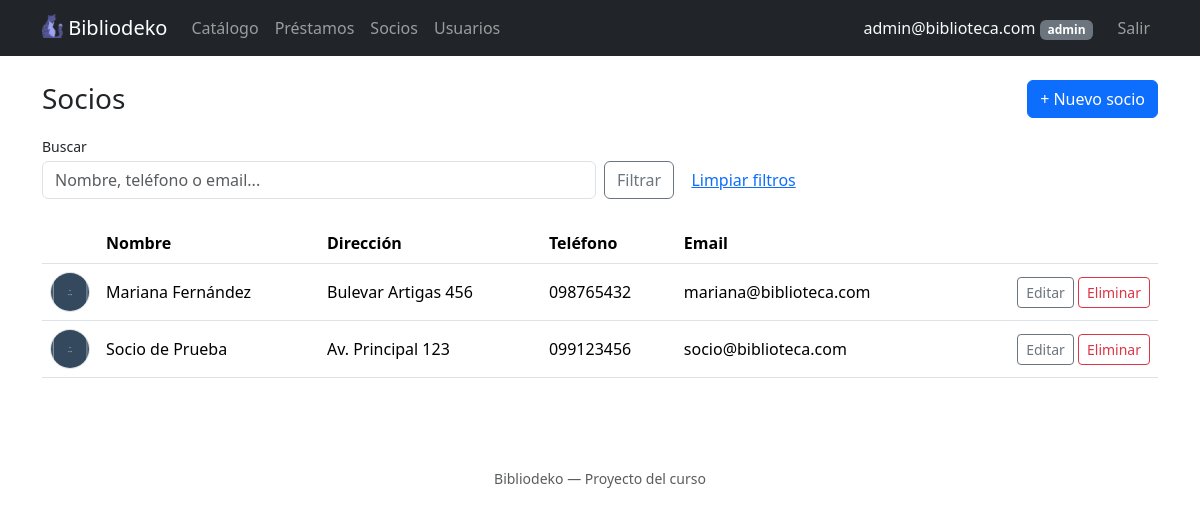
Before: /index.php?accion=listarSocios (signed in) with the older database file.
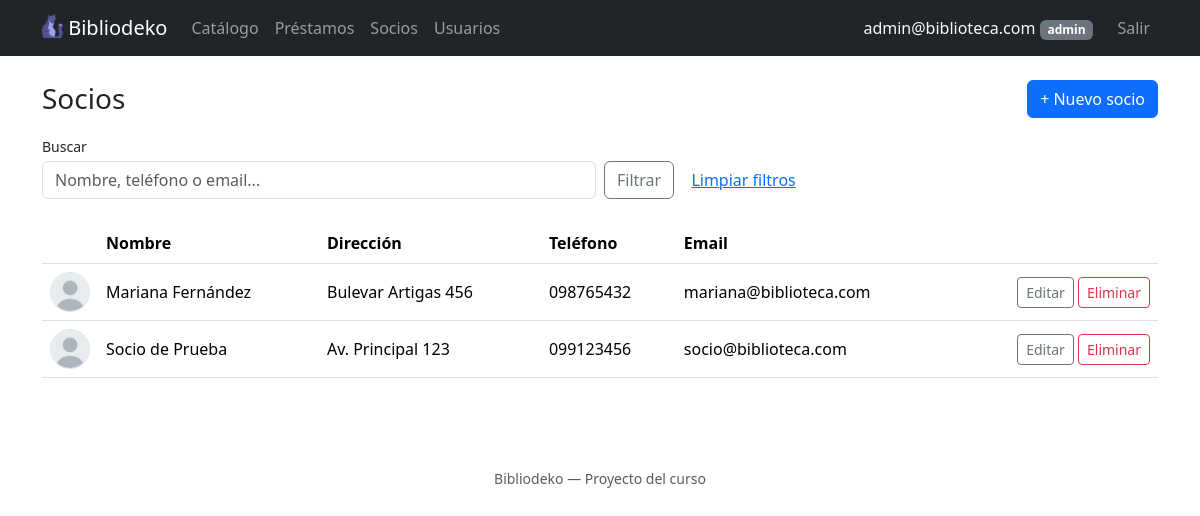
After: the same page with the newer database file.
### tables this page shows
CREATE TABLE IF NOT EXISTS socios (
    id          INT AUTO_INCREMENT PRIMARY KEY,
    usuario_id  INT NOT NULL UNIQUE,
    nombre      VARCHAR(100) NOT NULL,
    direccion   VARCHAR(255) NOT NULL,
    telefono    VARCHAR(20)  NOT NULL,
    foto        VARCHAR(100) NOT NULL DEFAULT 'avatar.png',
    FOREIGN KEY (usuario_id) REFERENCES usuarios(id) ON DELETE CASCADE
);

CREATE TABLE IF NOT EXISTS usuarios (
    id      INT AUTO_INCREMENT PRIMARY KEY,
    rol     ENUM('admin', 'socio') NOT NULL DEFAULT 'socio',
    email   VARCHAR(100) NOT NULL UNIQUE,
    pass    VARCHAR(255) NOT NULL
);

### controllers/SocioController.php (called while the page is built, shortened)
<?php
require_once __DIR__ . '/../models/Socio.php';
require_once __DIR__ . '/../models/Usuario.php';
function listarSocios() {
    global $pdo;
    $filtros = ['q' => trim($_GET['q'] ?? '')];
    $socios = Socio::listar($pdo, $filtros);
    require __DIR__ . '/../views/socios/listar.php';
}

### helpers.php (called while the page is built, shortened)
<?php
function esAdmin() {
    return isset($_SESSION['usuario']) && $_SESSION['usuario']['rol'] === 'admin';
}

### models/Socio.php (called while the page is built, shortened)
<?php
require_once __DIR__ . '/Usuario.php';
class Socio {
    private $id;
    private $usuario;
    private $nombre;
    private $direccion;
    private $telefono;
    private $foto;
    public function __construct($id, $usuario, $nombre, $direccion, $telefono, $foto) {
        $this->id = $id;
        $this->usuario = $usuario;
        $this->nombre = $nombre;
        $this->direccion = $direccion;
        $this->telefono = $telefono;
        $this->foto = $foto;
    }
    public function getId() { return $this->id; }
    public function getUsuario() { return $this->usuario; }
    public function getNombre() { return $this->nombre; }
    public function getDireccion() { return $this->direccion; }
    public function getTelefono() { return $this->telefono; }
    public function getFoto() { return $this->foto; }
    public static function listar($pdo, $filtros = []) {
        $filtros = array_merge(['q' => ''], $filtros);
        $parametros = [];
        $sql = "
            SELECT s.*, u.rol, u.email, u.pass
            FROM socios s
            INNER JOIN usuarios u ON s.usuario_id = u.id
        ";
        $sql .= ' ORDER BY s.nombre';
        $stmt = $pdo->prepare($sql);
        $stmt->execute($parametros);
        $filas = $stmt->fetchAll();
        $socios = [];
        foreach ($filas as $f) {
            $usuario = new Usuario($f['usuario_id'], $f['rol'], $f['email'], $f['pass']);
            $socios[] = new Socio($f['id'], $usuario, $f['nombre'], $f['direccion'], $f['telefono'], $f['foto']);
        }
        return $socios;
    }
}

### models/Usuario.php (called while the page is built, shortened)
<?php
class Usuario {
    private $email;
    public function __construct($id, $rol, $email, $pass) {
        $this->email = $email;
    }
    public function getEmail() { return $this->email; }
}

### views/socios/listar.php (the view, shortened to what this page needs)
<?php require __DIR__ . '/../header.php'; ?>
<div class="d-flex justify-content-between align-items-center mb-3">
  <h1 class="h3 mb-0">Socios</h1>
  <a href="index.php?accion=formCrearSocio" class="btn btn-primary">+ Nuevo socio</a>
</div>
<form method="GET" action="index.php" class="row g-2 align-items-end mb-4">
  <div class="col-md-6">
    <label class="form-label small mb-1">Buscar</label>
    <input type="text" name="q" class="form-control" placeholder="Nombre, teléfono o email..."
      value="<?= htmlspecialchars($filtros['q']) ?>">
  </div>
  <div class="col-md-auto">
    <button class="btn btn-outline-secondary" type="submit">Filtrar</button>
    <a href="index.php?accion=listarSocios" class="btn btn-link">Limpiar filtros</a>
  </div>
</form>
<?php if (empty($socios)): ?>
  <div class="alert alert-secondary">
    <?= $filtros['q'] !== '' ? 'Ningún socio coincide con la búsqueda.' : 'No hay socios registrados todavía.' ?>
  </div>
<?php else: ?>
  <table class="table align-middle">
    <thead>
      <tr><th></th><th>Nombre</th><th>Dirección</th><th>Teléfono</th><th>Email</th><th></th></tr>
    </thead>
    <tbody>
      <?php foreach ($socios as $socio): ?>
        <tr>
          <td style="width: 56px;">
            <img src="uploads/<?= htmlspecialchars($socio->getFoto()) ?>" alt="" width="40" height="40"
              class="rounded-circle border" style="object-fit: cover;">
          </td>
          <td><?= htmlspecialchars($socio->getNombre()) ?></td>
          <td><?= htmlspecialchars($socio->getDireccion()) ?></td>
          <td><?= htmlspecialchars($socio->getTelefono()) ?></td>
          <td><?= $socio->getUsuario() ? htmlspecialchars($socio->getUsuario()->getEmail()) : '<span class="text-muted">cuenta eliminada</span>' ?></td>
          <td class="text-end">
            <a href="index.php?accion=formEditarSocio&id=<?= $socio->getId() ?>" class="btn btn-sm btn-outline-secondary">Editar</a>
            <form method="POST" action="index.php?accion=eliminarSocio" class="d-inline"
              onsubmit="return confirm('¿Eliminar al socio «<?= htmlspecialchars(addslashes($socio->getNombre())) ?>»?');">
              <button type="submit" class="btn btn-sm btn-outline-danger">Eliminar</button>
            </form>
          </td>
        </tr>
      <?php endforeach; ?>
    </tbody>
  </table>
<?php endif; ?>
<?php require __DIR__ . '/../footer.php'; ?>

### index.php (shortened to what this page needs)
<?php
require_once __DIR__ . '/conexion.php';
require_once __DIR__ . '/helpers.php';
require_once __DIR__ . '/controllers/SocioController.php';
$accion = $_GET['accion'] ?? 'listarItems';
switch ($accion) {
    case 'listarSocios':
        listarSocios();
        break;
}

### views/header.php (shortened to what this page needs)
<!DOCTYPE html>
<html lang="es">
<head>
  <link href="https://cdn.jsdelivr.net/npm/bootstrap@5.3.3/dist/css/bootstrap.min.css" rel="stylesheet">
  <link href="https://cdn.jsdelivr.net/npm/select2@4.1.0-rc.0/dist/css/select2.min.css" rel="stylesheet">
</head>
<body>
  <nav class="navbar navbar-expand-md navbar-dark bg-dark mb-4">
    <div class="container">
      <a class="navbar-brand" href="index.php?accion=listarItems">
        <img src="views/imagenes/favicon.ico" alt="Logo" height="24" class="d-inline-block align-text-top pr-4">
        Bibliodeko
      </a>
      <div class="collapse navbar-collapse" id="nav">
        <ul class="navbar-nav me-auto">
          <li class="nav-item"><a class="nav-link" href="index.php?accion=listarItems">Catálogo</a></li>
          <?php if (isset($_SESSION['usuario'])): ?>
            <li class="nav-item"><a class="nav-link" href="index.php?accion=listarPrestamos"><?= esAdmin() ? 'Préstamos' : 'Mis préstamos' ?></a></li>
          <?php endif; ?>
          <?php if (esAdmin()): ?>
            <li class="nav-item"><a class="nav-link" href="index.php?accion=listarSocios">Socios</a></li>
            <li class="nav-item"><a class="nav-link" href="index.php?accion=listarUsuarios">Usuarios</a></li>
          <?php endif; ?>
        </ul>
        <ul class="navbar-nav">
          <?php if (isset($_SESSION['usuario'])): ?>
            <li class="nav-item d-flex align-items-center">
              <span class="navbar-text text-light me-3">
                <?= htmlspecialchars($_SESSION['usuario']['email']) ?>
                <span class="badge text-bg-secondary"><?= htmlspecialchars($_SESSION['usuario']['rol']) ?></span>
              </span>
            </li>
            <li class="nav-item"><a class="nav-link" href="index.php?accion=logout">Salir</a></li>
          <?php else: ?>
            <li class="nav-item"><a class="nav-link" href="index.php?accion=login">Iniciar sesión</a></li>
          <?php endif; ?>
        </ul>
      </div>
    </div>
  </nav>
  <div class="container pb-5">

### views/footer.php (shortened to what this page needs)
</div>
<footer class="text-center text-muted py-4">
  <small>Bibliodeko &mdash; Proyecto del curso</small>
</footer>
</body>
</html>

Changed rows visible on the page:
changed socios "Mariana Fernández": foto: a different picture
changed socios "Socio de Prueba": foto: a different picture
